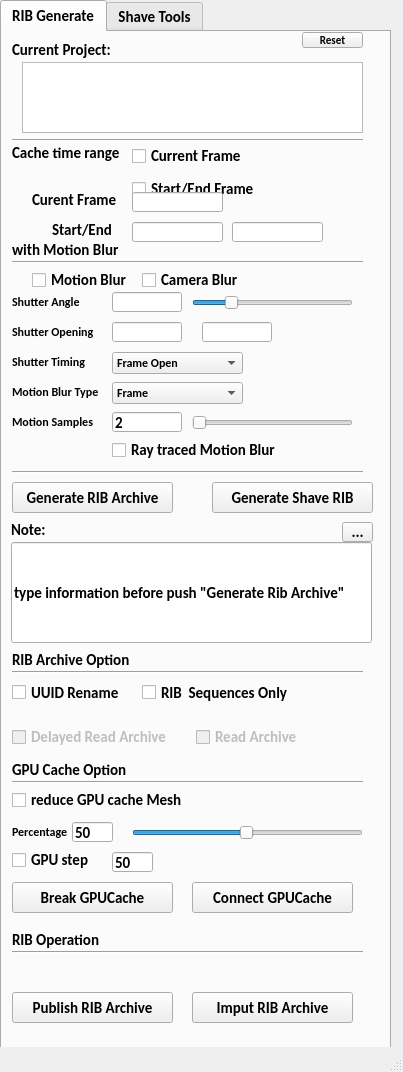
<?xml version="1.0" encoding="UTF-8"?>
<ui version="4.0">
 <class>MainWindow</class>
 <widget class="QMainWindow" name="MainWindow">
  <property name="geometry">
   <rect>
    <x>0</x>
    <y>0</y>
    <width>403</width>
    <height>1072</height>
   </rect>
  </property>
  <property name="font">
   <font>
    <family>Calibri</family>
    <pointsize>11</pointsize>
    <weight>75</weight>
    <bold>true</bold>
   </font>
  </property>
  <property name="windowTitle">
   <string>RIB Generator</string>
  </property>
  <widget class="QWidget" name="centralwidget">
   <widget class="QTabWidget" name="tabWidget">
    <property name="geometry">
     <rect>
      <x>0</x>
      <y>0</y>
      <width>391</width>
      <height>1051</height>
     </rect>
    </property>
    <property name="currentIndex">
     <number>0</number>
    </property>
    <widget class="QWidget" name="tab">
     <attribute name="title">
      <string>RIB Generate</string>
     </attribute>
     <widget class="QLabel" name="label_4">
      <property name="geometry">
       <rect>
        <x>10</x>
        <y>290</y>
        <width>111</width>
        <height>20</height>
       </rect>
      </property>
      <property name="font">
       <font>
        <pointsize>9</pointsize>
       </font>
      </property>
      <property name="text">
       <string>Shutter Opening</string>
      </property>
     </widget>
     <widget class="QLineEdit" name="lineEdit_B04">
      <property name="enabled">
       <bool>true</bool>
      </property>
      <property name="geometry">
       <rect>
        <x>110</x>
        <y>380</y>
        <width>70</width>
        <height>20</height>
       </rect>
      </property>
      <property name="text">
       <string>2</string>
      </property>
     </widget>
     <widget class="Line" name="line_4">
      <property name="geometry">
       <rect>
        <x>10</x>
        <y>630</y>
        <width>351</width>
        <height>20</height>
       </rect>
      </property>
      <property name="orientation">
       <enum>Qt::Horizontal</enum>
      </property>
     </widget>
     <widget class="Line" name="line_2">
      <property name="geometry">
       <rect>
        <x>10</x>
        <y>220</y>
        <width>351</width>
        <height>20</height>
       </rect>
      </property>
      <property name="orientation">
       <enum>Qt::Horizontal</enum>
      </property>
     </widget>
     <widget class="QLabel" name="label_6">
      <property name="geometry">
       <rect>
        <x>10</x>
        <y>350</y>
        <width>111</width>
        <height>20</height>
       </rect>
      </property>
      <property name="font">
       <font>
        <pointsize>9</pointsize>
       </font>
      </property>
      <property name="text">
       <string>Motion Blur Type</string>
      </property>
     </widget>
     <widget class="QCheckBox" name="checkBox_B03">
      <property name="geometry">
       <rect>
        <x>110</x>
        <y>410</y>
        <width>221</width>
        <height>16</height>
       </rect>
      </property>
      <property name="text">
       <string>Ray traced Motion Blur</string>
      </property>
     </widget>
     <widget class="QCheckBox" name="checkBox_B01">
      <property name="geometry">
       <rect>
        <x>30</x>
        <y>240</y>
        <width>111</width>
        <height>16</height>
       </rect>
      </property>
      <property name="text">
       <string>Motion Blur</string>
      </property>
     </widget>
     <widget class="QSlider" name="horizontalSlider_2">
      <property name="geometry">
       <rect>
        <x>190</x>
        <y>380</y>
        <width>161</width>
        <height>22</height>
       </rect>
      </property>
      <property name="minimum">
       <number>2</number>
      </property>
      <property name="maximum">
       <number>10</number>
      </property>
      <property name="value">
       <number>2</number>
      </property>
      <property name="orientation">
       <enum>Qt::Horizontal</enum>
      </property>
     </widget>
     <widget class="Line" name="line_3">
      <property name="geometry">
       <rect>
        <x>10</x>
        <y>430</y>
        <width>351</width>
        <height>20</height>
       </rect>
      </property>
      <property name="orientation">
       <enum>Qt::Horizontal</enum>
      </property>
     </widget>
     <widget class="QLineEdit" name="lineEdit_A03">
      <property name="enabled">
       <bool>true</bool>
      </property>
      <property name="geometry">
       <rect>
        <x>230</x>
        <y>190</y>
        <width>91</width>
        <height>20</height>
       </rect>
      </property>
     </widget>
     <widget class="QLineEdit" name="lineEdit_A02">
      <property name="enabled">
       <bool>true</bool>
      </property>
      <property name="geometry">
       <rect>
        <x>130</x>
        <y>190</y>
        <width>91</width>
        <height>20</height>
       </rect>
      </property>
     </widget>
     <widget class="QLabel" name="label_5">
      <property name="geometry">
       <rect>
        <x>10</x>
        <y>320</y>
        <width>111</width>
        <height>20</height>
       </rect>
      </property>
      <property name="font">
       <font>
        <pointsize>9</pointsize>
       </font>
      </property>
      <property name="text">
       <string>Shutter Timing</string>
      </property>
     </widget>
     <widget class="QLabel" name="label_2">
      <property name="geometry">
       <rect>
        <x>50</x>
        <y>190</y>
        <width>71</width>
        <height>16</height>
       </rect>
      </property>
      <property name="text">
       <string>Start/End</string>
      </property>
     </widget>
     <widget class="QSlider" name="horizontalSlider">
      <property name="geometry">
       <rect>
        <x>190</x>
        <y>260</y>
        <width>161</width>
        <height>22</height>
       </rect>
      </property>
      <property name="maximum">
       <number>360</number>
      </property>
      <property name="value">
       <number>80</number>
      </property>
      <property name="orientation">
       <enum>Qt::Horizontal</enum>
      </property>
     </widget>
     <widget class="QLineEdit" name="lineEdit_B02">
      <property name="enabled">
       <bool>true</bool>
      </property>
      <property name="geometry">
       <rect>
        <x>110</x>
        <y>290</y>
        <width>70</width>
        <height>20</height>
       </rect>
      </property>
     </widget>
     <widget class="QCheckBox" name="checkBox_C01">
      <property name="geometry">
       <rect>
        <x>10</x>
        <y>650</y>
        <width>141</width>
        <height>21</height>
       </rect>
      </property>
      <property name="text">
       <string>UUID Rename</string>
      </property>
      <property name="autoExclusive">
       <bool>false</bool>
      </property>
     </widget>
     <widget class="QLabel" name="label_11">
      <property name="geometry">
       <rect>
        <x>10</x>
        <y>620</y>
        <width>131</width>
        <height>16</height>
       </rect>
      </property>
      <property name="text">
       <string>RIB Archive Option</string>
      </property>
     </widget>
     <widget class="QLabel" name="label_7">
      <property name="geometry">
       <rect>
        <x>10</x>
        <y>380</y>
        <width>91</width>
        <height>20</height>
       </rect>
      </property>
      <property name="font">
       <font>
        <pointsize>9</pointsize>
       </font>
      </property>
      <property name="text">
       <string>Motion Samples</string>
      </property>
     </widget>
     <widget class="QComboBox" name="comboBox">
      <property name="geometry">
       <rect>
        <x>110</x>
        <y>320</y>
        <width>131</width>
        <height>22</height>
       </rect>
      </property>
      <property name="sizePolicy">
       <sizepolicy hsizetype="Preferred" vsizetype="Fixed">
        <horstretch>0</horstretch>
        <verstretch>0</verstretch>
       </sizepolicy>
      </property>
      <property name="font">
       <font>
        <pointsize>9</pointsize>
       </font>
      </property>
      <item>
       <property name="text">
        <string>Frame Open</string>
       </property>
      </item>
      <item>
       <property name="text">
        <string>Frame Center</string>
       </property>
      </item>
      <item>
       <property name="text">
        <string>Frame Close</string>
       </property>
      </item>
     </widget>
     <widget class="QLabel" name="label_3">
      <property name="geometry">
       <rect>
        <x>10</x>
        <y>260</y>
        <width>91</width>
        <height>20</height>
       </rect>
      </property>
      <property name="font">
       <font>
        <pointsize>9</pointsize>
       </font>
      </property>
      <property name="text">
       <string>Shutter Angle</string>
      </property>
     </widget>
     <widget class="QComboBox" name="comboBox_2">
      <property name="geometry">
       <rect>
        <x>110</x>
        <y>350</y>
        <width>131</width>
        <height>22</height>
       </rect>
      </property>
      <property name="sizePolicy">
       <sizepolicy hsizetype="Preferred" vsizetype="Fixed">
        <horstretch>0</horstretch>
        <verstretch>0</verstretch>
       </sizepolicy>
      </property>
      <property name="font">
       <font>
        <pointsize>9</pointsize>
       </font>
      </property>
      <item>
       <property name="text">
        <string>Frame</string>
       </property>
      </item>
      <item>
       <property name="text">
        <string>Subframe</string>
       </property>
      </item>
     </widget>
     <widget class="QPushButton" name="pushButton_01">
      <property name="geometry">
       <rect>
        <x>10</x>
        <y>450</y>
        <width>161</width>
        <height>31</height>
       </rect>
      </property>
      <property name="text">
       <string>Generate RIB Archive</string>
      </property>
     </widget>
     <widget class="QLineEdit" name="lineEdit_B03">
      <property name="enabled">
       <bool>true</bool>
      </property>
      <property name="geometry">
       <rect>
        <x>200</x>
        <y>290</y>
        <width>70</width>
        <height>20</height>
       </rect>
      </property>
     </widget>
     <widget class="QLabel" name="label_10">
      <property name="geometry">
       <rect>
        <x>9</x>
        <y>490</y>
        <width>131</width>
        <height>16</height>
       </rect>
      </property>
      <property name="text">
       <string>Note:</string>
      </property>
     </widget>
     <widget class="QLabel" name="label">
      <property name="geometry">
       <rect>
        <x>10</x>
        <y>100</y>
        <width>111</width>
        <height>41</height>
       </rect>
      </property>
      <property name="text">
       <string>Cache time range</string>
      </property>
     </widget>
     <widget class="QWidget" name="verticalLayoutWidget">
      <property name="geometry">
       <rect>
        <x>130</x>
        <y>110</y>
        <width>231</width>
        <height>61</height>
       </rect>
      </property>
      <layout class="QVBoxLayout" name="verticalLayout">
       <item>
        <widget class="QCheckBox" name="checkBox_A01">
         <property name="text">
          <string>Current Frame</string>
         </property>
         <property name="autoExclusive">
          <bool>true</bool>
         </property>
        </widget>
       </item>
       <item>
        <widget class="QCheckBox" name="checkBox_A02">
         <property name="text">
          <string>Start/End Frame</string>
         </property>
         <property name="autoExclusive">
          <bool>true</bool>
         </property>
        </widget>
       </item>
      </layout>
     </widget>
     <widget class="QLabel" name="label_8">
      <property name="geometry">
       <rect>
        <x>10</x>
        <y>210</y>
        <width>131</width>
        <height>16</height>
       </rect>
      </property>
      <property name="text">
       <string>with Motion Blur</string>
      </property>
     </widget>
     <widget class="QCheckBox" name="checkBox_B02">
      <property name="geometry">
       <rect>
        <x>140</x>
        <y>240</y>
        <width>111</width>
        <height>16</height>
       </rect>
      </property>
      <property name="text">
       <string>Camera Blur</string>
      </property>
     </widget>
     <widget class="QLabel" name="label_9">
      <property name="geometry">
       <rect>
        <x>10</x>
        <y>10</y>
        <width>131</width>
        <height>16</height>
       </rect>
      </property>
      <property name="text">
       <string>Current Project:</string>
      </property>
     </widget>
     <widget class="Line" name="line">
      <property name="geometry">
       <rect>
        <x>10</x>
        <y>100</y>
        <width>351</width>
        <height>16</height>
       </rect>
      </property>
      <property name="orientation">
       <enum>Qt::Horizontal</enum>
      </property>
     </widget>
     <widget class="QLineEdit" name="lineEdit_B01">
      <property name="enabled">
       <bool>true</bool>
      </property>
      <property name="geometry">
       <rect>
        <x>110</x>
        <y>260</y>
        <width>70</width>
        <height>20</height>
       </rect>
      </property>
     </widget>
     <widget class="QCheckBox" name="checkBox_C02">
      <property name="enabled">
       <bool>true</bool>
      </property>
      <property name="geometry">
       <rect>
        <x>140</x>
        <y>650</y>
        <width>211</width>
        <height>21</height>
       </rect>
      </property>
      <property name="text">
       <string>RIB  Sequences Only</string>
      </property>
      <property name="autoExclusive">
       <bool>false</bool>
      </property>
     </widget>
     <widget class="QLineEdit" name="lineEdit_c01">
      <property name="geometry">
       <rect>
        <x>9</x>
        <y>510</y>
        <width>361</width>
        <height>101</height>
       </rect>
      </property>
      <property name="text">
       <string>type information before push &quot;Generate Rib Archive&quot;</string>
      </property>
     </widget>
     <widget class="QLabel" name="label_23">
      <property name="geometry">
       <rect>
        <x>30</x>
        <y>160</y>
        <width>91</width>
        <height>16</height>
       </rect>
      </property>
      <property name="text">
       <string>Curent Frame</string>
      </property>
     </widget>
     <widget class="QLineEdit" name="lineEdit_A01">
      <property name="enabled">
       <bool>true</bool>
      </property>
      <property name="geometry">
       <rect>
        <x>130</x>
        <y>160</y>
        <width>91</width>
        <height>20</height>
       </rect>
      </property>
     </widget>
     <widget class="QWidget" name="horizontalLayoutWidget">
      <property name="geometry">
       <rect>
        <x>10</x>
        <y>690</y>
        <width>361</width>
        <height>31</height>
       </rect>
      </property>
      <layout class="QHBoxLayout" name="horizontalLayout">
       <item>
        <widget class="QCheckBox" name="checkBox_D01">
         <property name="enabled">
          <bool>false</bool>
         </property>
         <property name="text">
          <string>Delayed Read Archive</string>
         </property>
         <property name="autoExclusive">
          <bool>true</bool>
         </property>
        </widget>
       </item>
       <item>
        <widget class="QCheckBox" name="checkBox_D02">
         <property name="enabled">
          <bool>false</bool>
         </property>
         <property name="text">
          <string>Read Archive</string>
         </property>
         <property name="autoExclusive">
          <bool>true</bool>
         </property>
        </widget>
       </item>
      </layout>
     </widget>
     <widget class="QToolButton" name="toolButton_01">
      <property name="geometry">
       <rect>
        <x>340</x>
        <y>490</y>
        <width>31</width>
        <height>20</height>
       </rect>
      </property>
      <property name="text">
       <string>...</string>
      </property>
     </widget>
     <widget class="QPushButton" name="pushButton_02">
      <property name="geometry">
       <rect>
        <x>210</x>
        <y>450</y>
        <width>161</width>
        <height>31</height>
       </rect>
      </property>
      <property name="text">
       <string>Generate Shave RIB</string>
      </property>
     </widget>
     <widget class="QPushButton" name="pushButton_03">
      <property name="geometry">
       <rect>
        <x>10</x>
        <y>960</y>
        <width>161</width>
        <height>31</height>
       </rect>
      </property>
      <property name="text">
       <string>Publish RIB Archive</string>
      </property>
     </widget>
     <widget class="QPushButton" name="pushButton">
      <property name="geometry">
       <rect>
        <x>300</x>
        <y>0</y>
        <width>61</width>
        <height>16</height>
       </rect>
      </property>
      <property name="font">
       <font>
        <pointsize>8</pointsize>
       </font>
      </property>
      <property name="text">
       <string>Reset</string>
      </property>
     </widget>
     <widget class="QPlainTextEdit" name="plainTextEdit">
      <property name="geometry">
       <rect>
        <x>20</x>
        <y>30</y>
        <width>341</width>
        <height>71</height>
       </rect>
      </property>
      <property name="readOnly">
       <bool>true</bool>
      </property>
     </widget>
     <widget class="QLabel" name="label_12">
      <property name="geometry">
       <rect>
        <x>10</x>
        <y>790</y>
        <width>91</width>
        <height>20</height>
       </rect>
      </property>
      <property name="font">
       <font>
        <pointsize>9</pointsize>
       </font>
      </property>
      <property name="text">
       <string>Percentage</string>
      </property>
     </widget>
     <widget class="QLabel" name="label_13">
      <property name="geometry">
       <rect>
        <x>10</x>
        <y>730</y>
        <width>131</width>
        <height>16</height>
       </rect>
      </property>
      <property name="text">
       <string>GPU Cache Option</string>
      </property>
     </widget>
     <widget class="Line" name="line_6">
      <property name="geometry">
       <rect>
        <x>10</x>
        <y>740</y>
        <width>351</width>
        <height>20</height>
       </rect>
      </property>
      <property name="orientation">
       <enum>Qt::Horizontal</enum>
      </property>
     </widget>
     <widget class="QCheckBox" name="checkBox_E01">
      <property name="geometry">
       <rect>
        <x>10</x>
        <y>760</y>
        <width>181</width>
        <height>16</height>
       </rect>
      </property>
      <property name="text">
       <string>reduce GPU cache Mesh</string>
      </property>
     </widget>
     <widget class="QLineEdit" name="lineEdit_D01">
      <property name="enabled">
       <bool>true</bool>
      </property>
      <property name="geometry">
       <rect>
        <x>70</x>
        <y>790</y>
        <width>41</width>
        <height>20</height>
       </rect>
      </property>
      <property name="accessibleName">
       <string notr="true"/>
      </property>
      <property name="text">
       <string>50</string>
      </property>
     </widget>
     <widget class="QSlider" name="horizontalSlider_3">
      <property name="geometry">
       <rect>
        <x>130</x>
        <y>790</y>
        <width>231</width>
        <height>22</height>
       </rect>
      </property>
      <property name="minimum">
       <number>1</number>
      </property>
      <property name="maximum">
       <number>100</number>
      </property>
      <property name="value">
       <number>50</number>
      </property>
      <property name="orientation">
       <enum>Qt::Horizontal</enum>
      </property>
     </widget>
     <widget class="QCheckBox" name="checkBox_E03">
      <property name="geometry">
       <rect>
        <x>10</x>
        <y>820</y>
        <width>181</width>
        <height>16</height>
       </rect>
      </property>
      <property name="text">
       <string>GPU step</string>
      </property>
     </widget>
     <widget class="QLineEdit" name="lineEdit_D03">
      <property name="enabled">
       <bool>true</bool>
      </property>
      <property name="geometry">
       <rect>
        <x>110</x>
        <y>820</y>
        <width>41</width>
        <height>20</height>
       </rect>
      </property>
      <property name="accessibleName">
       <string notr="true"/>
      </property>
      <property name="text">
       <string>50</string>
      </property>
     </widget>
     <widget class="QPushButton" name="pushButton_04">
      <property name="geometry">
       <rect>
        <x>190</x>
        <y>960</y>
        <width>161</width>
        <height>31</height>
       </rect>
      </property>
      <property name="text">
       <string>Imput RIB Archive</string>
      </property>
     </widget>
     <widget class="QPushButton" name="pushButton_breakGPU">
      <property name="geometry">
       <rect>
        <x>10</x>
        <y>850</y>
        <width>161</width>
        <height>31</height>
       </rect>
      </property>
      <property name="text">
       <string>Break GPUCache</string>
      </property>
     </widget>
     <widget class="QPushButton" name="pushButton_connectGPU">
      <property name="geometry">
       <rect>
        <x>190</x>
        <y>850</y>
        <width>161</width>
        <height>31</height>
       </rect>
      </property>
      <property name="text">
       <string>Connect GPUCache</string>
      </property>
     </widget>
     <widget class="Line" name="line_8">
      <property name="geometry">
       <rect>
        <x>10</x>
        <y>910</y>
        <width>351</width>
        <height>20</height>
       </rect>
      </property>
      <property name="orientation">
       <enum>Qt::Horizontal</enum>
      </property>
     </widget>
     <widget class="QLabel" name="label_17">
      <property name="geometry">
       <rect>
        <x>10</x>
        <y>900</y>
        <width>131</width>
        <height>16</height>
       </rect>
      </property>
      <property name="text">
       <string>RIB Operation</string>
      </property>
     </widget>
    </widget>
    <widget class="QWidget" name="tab_2">
     <attribute name="title">
      <string>Shave Tools</string>
     </attribute>
     <widget class="QPushButton" name="pushButton_page2_A01">
      <property name="geometry">
       <rect>
        <x>40</x>
        <y>150</y>
        <width>291</width>
        <height>31</height>
       </rect>
      </property>
      <property name="text">
       <string>convert Hair Mesh to Curves</string>
      </property>
     </widget>
     <widget class="QPushButton" name="pushButton_page2_A02">
      <property name="geometry">
       <rect>
        <x>40</x>
        <y>240</y>
        <width>291</width>
        <height>31</height>
       </rect>
      </property>
      <property name="text">
       <string>Reverse  U</string>
      </property>
     </widget>
     <widget class="QPushButton" name="pushButton_page2_A03">
      <property name="geometry">
       <rect>
        <x>40</x>
        <y>280</y>
        <width>291</width>
        <height>31</height>
       </rect>
      </property>
      <property name="text">
       <string>Reverse V</string>
      </property>
     </widget>
     <widget class="QLineEdit" name="lineEdit_page2_A01">
      <property name="geometry">
       <rect>
        <x>180</x>
        <y>120</y>
        <width>41</width>
        <height>20</height>
       </rect>
      </property>
      <property name="text">
       <string>3</string>
      </property>
      <property name="alignment">
       <set>Qt::AlignRight|Qt::AlignTrailing|Qt::AlignVCenter</set>
      </property>
     </widget>
     <widget class="QLabel" name="label_14">
      <property name="geometry">
       <rect>
        <x>40</x>
        <y>120</y>
        <width>141</width>
        <height>16</height>
       </rect>
      </property>
      <property name="text">
       <string>hairs/pre Mesh:</string>
      </property>
     </widget>
     <widget class="QLabel" name="label_15">
      <property name="geometry">
       <rect>
        <x>40</x>
        <y>30</y>
        <width>141</width>
        <height>16</height>
       </rect>
      </property>
      <property name="text">
       <string>Name Meshes Title:</string>
      </property>
     </widget>
     <widget class="QLineEdit" name="lineEdit_page2_O01">
      <property name="geometry">
       <rect>
        <x>180</x>
        <y>30</y>
        <width>141</width>
        <height>20</height>
       </rect>
      </property>
     </widget>
     <widget class="QPushButton" name="pushButton_page2_O01">
      <property name="geometry">
       <rect>
        <x>40</x>
        <y>60</y>
        <width>281</width>
        <height>25</height>
       </rect>
      </property>
      <property name="text">
       <string>Rename Selected Poly Meshes</string>
      </property>
     </widget>
     <widget class="QLineEdit" name="llineEdit_page2_B01">
      <property name="enabled">
       <bool>false</bool>
      </property>
      <property name="geometry">
       <rect>
        <x>50</x>
        <y>650</y>
        <width>281</width>
        <height>41</height>
       </rect>
      </property>
      <property name="text">
       <string>Pxr Shader Select</string>
      </property>
      <property name="alignment">
       <set>Qt::AlignCenter</set>
      </property>
     </widget>
     <widget class="QPushButton" name="pushButton_page2_B01">
      <property name="geometry">
       <rect>
        <x>50</x>
        <y>620</y>
        <width>281</width>
        <height>25</height>
       </rect>
      </property>
      <property name="text">
       <string>Get PxrShader</string>
      </property>
     </widget>
     <widget class="QPushButton" name="pushButton_page2_B01_2">
      <property name="geometry">
       <rect>
        <x>50</x>
        <y>700</y>
        <width>281</width>
        <height>25</height>
       </rect>
      </property>
      <property name="text">
       <string>Assign PxrShader to ShaveHair</string>
      </property>
     </widget>
     <widget class="Line" name="line_5">
      <property name="geometry">
       <rect>
        <x>20</x>
        <y>590</y>
        <width>371</width>
        <height>16</height>
       </rect>
      </property>
      <property name="orientation">
       <enum>Qt::Horizontal</enum>
      </property>
     </widget>
     <widget class="Line" name="line_7">
      <property name="geometry">
       <rect>
        <x>10</x>
        <y>90</y>
        <width>371</width>
        <height>16</height>
       </rect>
      </property>
      <property name="orientation">
       <enum>Qt::Horizontal</enum>
      </property>
     </widget>
     <widget class="QLabel" name="label_16">
      <property name="geometry">
       <rect>
        <x>60</x>
        <y>580</y>
        <width>331</width>
        <height>16</height>
       </rect>
      </property>
      <property name="text">
       <string>Assign Pixar Renderman Shader</string>
      </property>
     </widget>
     <widget class="QCheckBox" name="checkBox_page2_A01">
      <property name="geometry">
       <rect>
        <x>40</x>
        <y>210</y>
        <width>181</width>
        <height>19</height>
       </rect>
      </property>
      <property name="text">
       <string>show SubD surface</string>
      </property>
     </widget>
     <widget class="QPushButton" name="pushButton_page2_A04">
      <property name="geometry">
       <rect>
        <x>40</x>
        <y>320</y>
        <width>291</width>
        <height>31</height>
       </rect>
      </property>
      <property name="text">
       <string>Reverse Swap</string>
      </property>
     </widget>
     <widget class="QPushButton" name="pushButton_page2_A05">
      <property name="geometry">
       <rect>
        <x>40</x>
        <y>360</y>
        <width>291</width>
        <height>31</height>
       </rect>
      </property>
      <property name="text">
       <string>Reverse Both</string>
      </property>
     </widget>
     <widget class="QCheckBox" name="checkBox_page2_A02">
      <property name="geometry">
       <rect>
        <x>40</x>
        <y>410</y>
        <width>211</width>
        <height>19</height>
       </rect>
      </property>
      <property name="text">
       <string>show Select Curve CV</string>
      </property>
     </widget>
     <widget class="QPushButton" name="pushButton_page2_A06">
      <property name="geometry">
       <rect>
        <x>40</x>
        <y>440</y>
        <width>291</width>
        <height>31</height>
       </rect>
      </property>
      <property name="text">
       <string>Reverse  Curve</string>
      </property>
     </widget>
    </widget>
   </widget>
  </widget>
  <widget class="QStatusBar" name="statusbar"/>
 </widget>
 <resources/>
 <connections/>
</ui>
